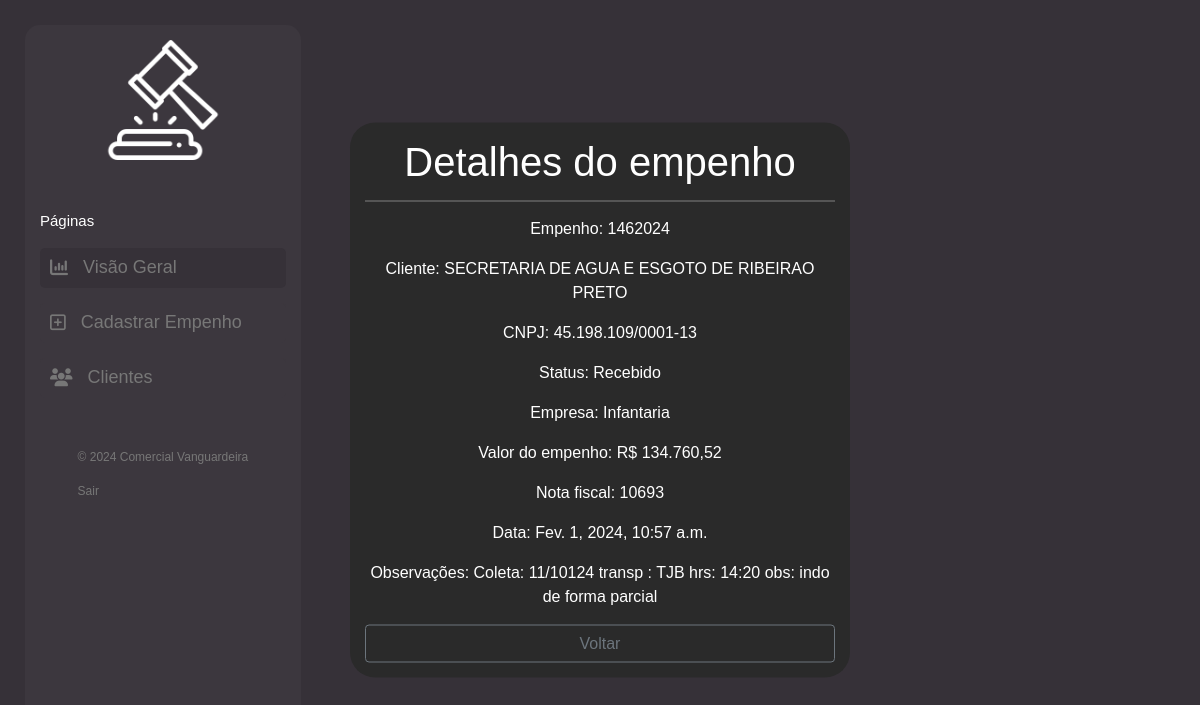
The app's page /cliente/detalhe/3217/ (signed in), older data.
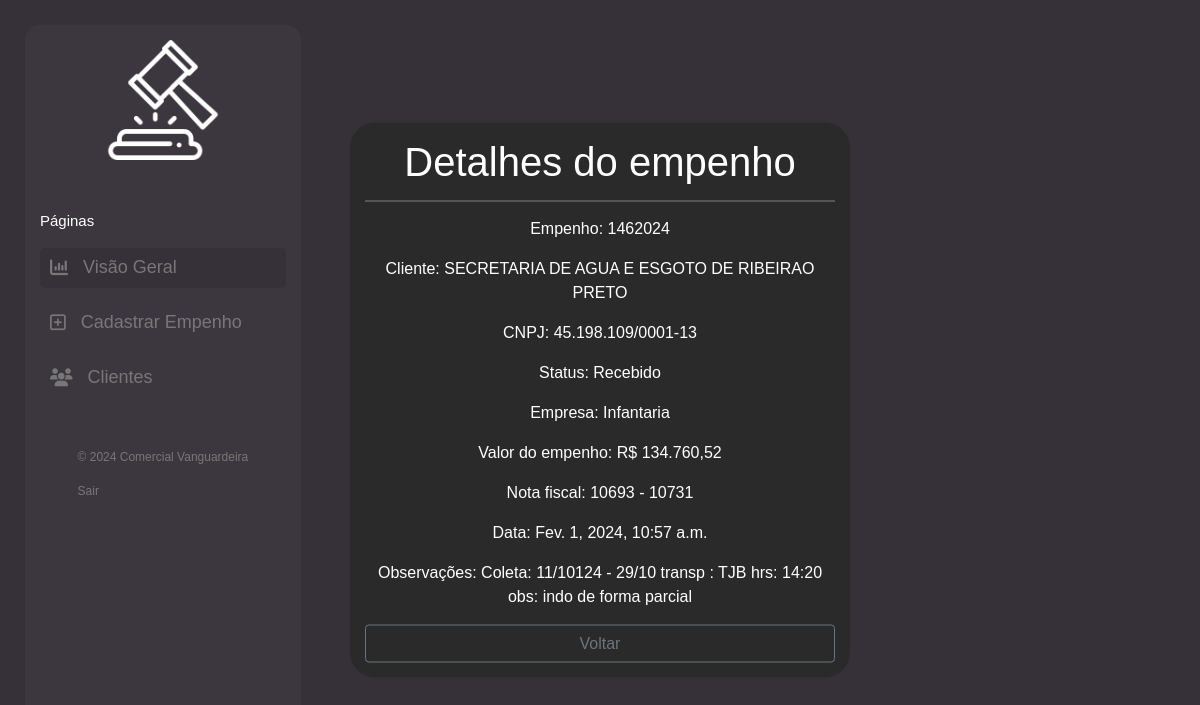
The same page, newer data.
### cliente/models.py (models this page shows, shortened)
class Cliente(models.Model):
    numero = models.CharField(max_length=255)
    nome = models.CharField(max_length=255)
    cnpj = models.CharField(max_length=255)
    data_criacao = models.DateTimeField(default=timezone.now)
    categoria = models.ForeignKey(Categoria, on_delete=models.DO_NOTHING)
    empresa = models.ForeignKey(Empresa, on_delete=models.DO_NOTHING)
    empenho = models.FileField(upload_to='empenhos/', max_length=500)
    nfe = models.FileField(upload_to='notas/', max_length=500, default='0', blank=True)
    n_nfe = models.CharField(max_length=255, blank=True)
    descricao = models.TextField(blank=True)
    valor = models.CharField(max_length=255)

class Categoria(models.Model):
    nome = models.CharField(max_length=255)
    def __str__(self):
        return self.nome

class Empresa(models.Model):
    nome = models.CharField(max_length=255)
    def __str__(self):
        return self.nome

### cliente/views.py (the view)
# urls.py: path('cliente/detalhe/<int:pk>/', views.detalhe, name="detalhe"),
@login_required(login_url='login')
def detalhe(request, pk):
    cliente = Cliente.objects.get(pk=pk)
    return render(request, 'cliente/detalhe.html', {'cliente': cliente})

### cliente/templates/cliente/detalhe.html
{% extends 'base.html' %}
{% block conteudo %}
<div class="contents">
    <h1>Detalhes do empenho</h1>
    <div class="contents-info">
        <p>Empenho: {{ cliente.numero }}</p>
        <p>Cliente: {{ cliente.nome }}</p>
        <p>CNPJ: {{ cliente.cnpj }}</p>
        <p>Status: {{ cliente.categoria }}</p>
        <p>Empresa: {{ cliente.empresa }}</p>
        <p>Valor do empenho: R$ {{ cliente.valor }}</p>
        <p>Nota fiscal: {{ cliente.n_nfe }}</p>
        <p>Data: {{ cliente.data_criacao }}</p>
        <p>Observações: {{ cliente.descricao }}</p>
        <a href="{{ request.META.HTTP_REFERER }}" class="btn btn-outline-secondary" style="width: 100%">Voltar</a>
    </div>
</div>
{% endblock%}

Row changes from the older to the newer data that the page shows:
changed Cliente "SECRETARIA DE AGUA E ESGOTO DE RIBEIRAO PRETO": n_nfe "10693" → "10693 - 10731"; descricao "Coleta: 11/10124 transp : TJB hrs: 14:20 obs: indo de forma parcial" → "Coleta: 11/10124 - 29/10 transp : TJB hrs: 14:20 obs: indo de forma parcial"
